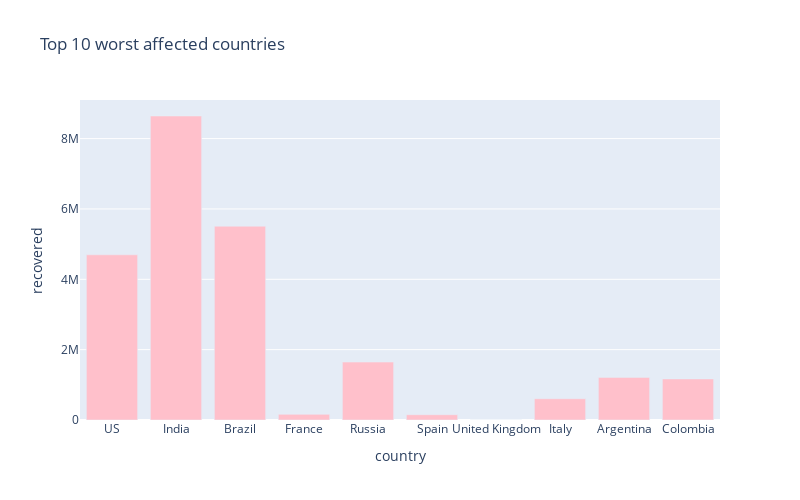

Notebook code for this chart:
### Markdown cell above
# Worst hit countries - Recovering cases

### Code cell
px.bar(
    sorted_country_df.head(10),
    x = "country",
    y = "recovered",
    title= "Top 10 worst affected countries", # the axis names
    color_discrete_sequence=["pink"], 
    height=500,
    width=800
)

### Figure 1 — Plotly figure (JSON) as saved in the notebook; plotly's stock layout.template omitted (floating-point values rounded to 4 significant figures)
{"data": [{"alignmentgroup": "True", "hovertemplate": "country=%{x}<br>recovered=%{y}<extra></extra>", "legendgroup": "", "marker": {"color": "pink"}, "name": "", "offsetgroup": "", "orientation": "v", "showlegend": false, "textposition": "auto", "type": "bar", "x": ["US", "India", "Brazil", "France", "Russia", "Spain", "United Kingdom", "Italy", "Argentina", "Colombia"], "xaxis": "x", "y": [4696664, 8642771, 5509645, 160257, 1646737, 150376, 3410, 605330, 1210634, 1167857], "yaxis": "y"}], "layout": {"barmode": "relative", "height": 500, "legend": {"tracegroupgap": 0}, "title": {"text": "Top 10 worst affected countries"}, "width": 800, "xaxis": {"anchor": "y", "domain": [0, 1], "title": {"text": "country"}}, "yaxis": {"anchor": "x", "domain": [0, 1], "title": {"text": "recovered"}}}}
